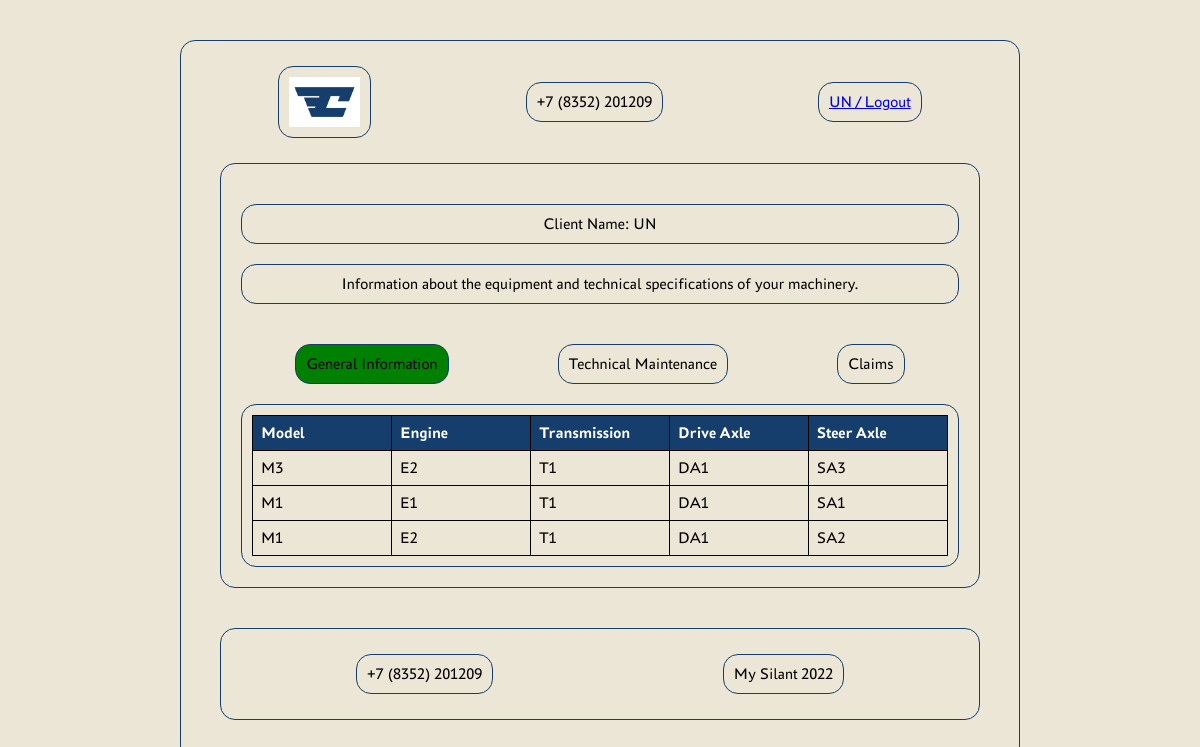
Screenshot of /logged_in/ (signed in) with the database file from the repository.
### silant_app/models/models.py (models this page shows, shortened)
class CustomUser(AbstractUser):
    is_service_company = models.BooleanField(default=False)

class Machine(models.Model):
    serial_number = models.CharField(max_length=255, unique=True)
    model = models.ForeignKey(MachineModelReference, related_name='machine_models', on_delete=models.CASCADE)
    engine_model = models.ForeignKey(EngineModelReference, related_name='engine_models', on_delete=models.CASCADE)
    engine_serial_number = models.CharField(max_length=255)
    transmission_model = models.ForeignKey(TransmissionModelReference, related_name='transmission_models',
                                           on_delete=models.CASCADE)
    transmission_serial_number = models.CharField(max_length=255)
    drive_axle_model = models.ForeignKey(DriveAxleModelReference, related_name='drive_axle_models',
                                         on_delete=models.CASCADE)
    drive_axle_serial_number = models.CharField(max_length=255)
    steer_axle_model = models.ForeignKey(SteerAxleModelReference, related_name='steer_axle_models',
                                         on_delete=models.CASCADE)
    steer_axle_serial_number = models.CharField(max_length=255)
    supply_contract = models.CharField(max_length=255)
    shipment_date = models.DateField()
    consignee = models.CharField(max_length=255)
    delivery_address = models.CharField(max_length=255)
    configuration = models.TextField(max_length=255)
    client = models.ForeignKey(settings.AUTH_USER_MODEL, related_name='machines', on_delete=models.SET_NULL, null=True,
                               blank=True)
    service_company = models.ForeignKey(ServiceCompanyReference, related_name='service_companies',
                                        on_delete=models.CASCADE)

### silant_app/models/reference_models.py (models this page shows, shortened)
class MachineModelReference(models.Model):
    name = models.CharField(max_length=255)
    specification = models.TextField()

class EngineModelReference(models.Model):
    name = models.CharField(max_length=255)
    specification = models.TextField()

class TransmissionModelReference(models.Model):
    name = models.CharField(max_length=255)
    specification = models.TextField()

class DriveAxleModelReference(models.Model):
    name = models.CharField(max_length=255)
    specification = models.TextField()

class SteerAxleModelReference(models.Model):
    name = models.CharField(max_length=255)
    specification = models.TextField()

### silant_app/views/views.py (the view)
# urls.py: path('logged_in/', landing_page_logged_in, name='landing_page_logged_in'),
@login_required
def landing_page_logged_in(request):
    user_machines = Machine.objects.filter(client=request.user).order_by('shipment_date')
    user_name = request.user.username
    user_groups = request.user.groups.values_list('id', flat=True)
    is_manager = request.user.groups.filter(id=1).exists()
    if any(group_id in [2, 4] for group_id in user_groups):
        return render(request, 'landing_page_auth.html', {
            'user_machines': user_machines,
            'user_name': user_name,
        })
    elif any(group_id in [1, 3, 5] for group_id in user_groups):
        return render(request, 'landing_page_ent.html', {
            'user_machines': user_machines,
            'user_name': user_name,
            'is_manager': is_manager
        })

### templates/landing_page_auth.html (shortened to what this page needs)
{% extends 'landing_page.html' %}
{% load static %}
{% block header_1 %}
    {% block header_2 %}
        <div class="header-container">
            <div class="logo">
                <img id="logo" src="{% static 'logo/Logotype accent RGB 1.jpg' %}" alt="Logo"
                     data-logged-in-url="{% url 'landing_page_logged_in' %}"
                     data-logged-out-url="{% url 'landing_page' %}">
                </div>
            <div class="contact-info" id="phone-number">Loading...</div>
            <div class="login-button"><a href="{% url 'logout' %}">{{ user_name }} / Logout</a></div>
        </div>
    {% endblock %}
{% endblock %}
{% block content %}
    <div class="info-text">Client Name: {{ user_name }} </div>
    <div class="info-text">Information about the equipment and technical specifications of your machinery.</div>
               <div class="navigation-buttons">
                    <div id="general-info" class="green-button">General Information</div>
                    <div id="technical-maintenance" class="to-buttons">Technical Maintenance</div>
                    <div id="claims" class="claims-buttons">Claims</div>
               </div>
    {% if user_machines %}
        <div class="search-results">
            <table class="machine-table">
                <thead>
                    <tr>
                        <th>Model</th>
                        <th>Engine</th>
                        <th>Transmission</th>
                        <th>Drive Axle</th>
                        <th>Steer Axle</th>
                    </tr>
                </thead>
                <tbody>
                    {% for machine in user_machines %}
                        <tr>
                            <td class="machine-name" onclick="window.location.href='{% url 'technical_maintenance' %}?serial_number={{ machine.serial_number }}'">
                                {{ machine.model.name }}
                            </td>
                            <td>{{ machine.engine_model.name }}</td>
                            <td>{{ machine.transmission_model.name }}</td>
                            <td>{{ machine.drive_axle_model.name }}</td>
                            <td class="steer-axel" onclick="window.location.href='{% url 'detailed_info_auth' %}?serial_number={{ machine.serial_number }}'">
                                {{ machine.steer_axle_model.name }}
                            </td>
                        </tr>
                    {% endfor %}
                </tbody>
            </table>
        </div>
    {% else %}
        <p>No machines found for your account.</p>
    {% endif %}
{% endblock %}

### rows the page displays
CustomUser: username "UN"
Machine: model.name "M3", engine_model.name "E2", transmission_model.name "T1", drive_axle_model.name "DA1", steer_axle_model.name "SA3"
Machine: model.name "M1", engine_model.name "E1", transmission_model.name "T1", drive_axle_model.name "DA1", steer_axle_model.name "SA1"
Machine: model.name "M1", engine_model.name "E2", transmission_model.name "T1", drive_axle_model.name "DA1", steer_axle_model.name "SA2"
